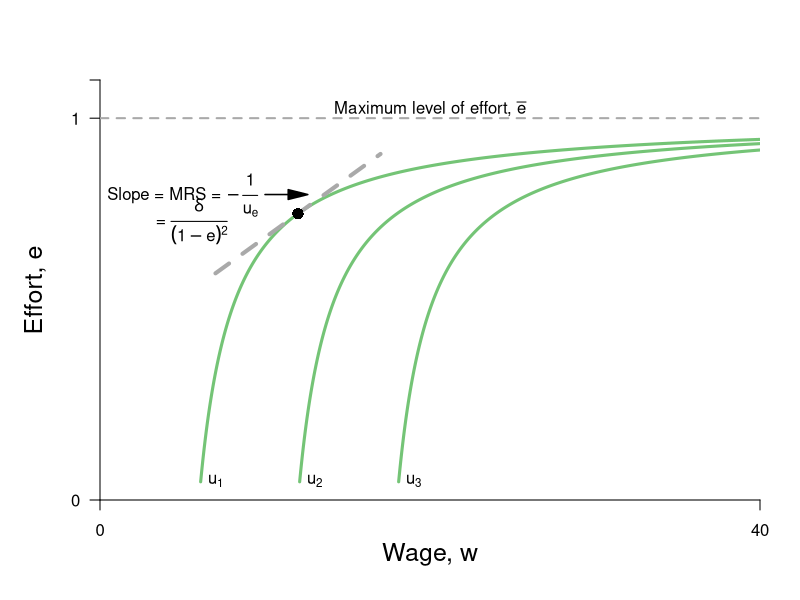

The R source for this figure:
require(ggplot2)
require(shape)
pdf(file = "bfh-textbook/employment/employment_fig0.pdf", width = 9, height = 7)

#Set parameters for graphics
axislabelsize <- 1.5
graphlinewidth <- 3

COL <- c("#7fc97f", "#beaed4", "#fdc086", "#ffff99", "#386cb0", "#f0027f", "#bf5b17", "#666666")
COLA <- c("#99d8c9","#66c2a4","#41ae76", "#238b45", "#005824")
COLB <- c("#4eb3d3", "#2b8cbe", "#0868ac","#084081")

#Parameters for figures
u1 <- 4
u2 <- 10
u3 <- 16
delta1 <- 2
delta2 <- 2
delta3 <- 2

indiffFn1 <- function(w, u1 = 4, delta1 = 2) {
  1 - (delta1) / (w - u1)
}

indiffFn2 <- function(w, u2 = 10, delta2 = 2) {
  1 - (delta2) / (w - u2)
}

indiffFn3 <- function(w, u3 = 16, delta3 = 2) {
  1 - (delta3) / (w - u3)
}

#The derivative for the function q = 1 - delta/(p - u) = delta/p - u)^2;
#From that we get the derivative and substitute in the relevant values
#for delta, u and p; that is we get a slope of 1/32
#But we also need the intercept; 0.375 above, or q/2 as it stood
tangentLine <- function(w){
  0.375 + (1/32)*w
}

COL <- c("#bae4b3", "#74c476", "#238b45")
par(mar =  c(5, 5, 4, 2))
xlims <- c(0, 40)
ylims <- c(0, 1.1)


plot(0, 0, xlim = xlims, ylim = ylims, type = "n",
     xlab = expression(paste("Wage, ", w)),
     ylab = expression(paste("Effort, ", e)),
     xaxt = "n", 
     yaxt = "n",
     cex.lab = axislabelsize, 
     line = 2.5,
     bty = "n", 
     xaxs="i", 
     yaxs="i")

npts <- 500 
xx1 <- seq(u1 + delta1 + 0.1, xlims[2], length.out = npts)
xx2 <- seq(u2 + delta2 + 0.1, xlims[2], length.out = npts)
xx3 <- seq(u3 + delta3 + 0.1, xlims[2], length.out = npts)
xx4 <- seq(7, 17, 0.01)

#Draw the lines for the graphs
lines(xx1, indiffFn1(xx1), col = COL[2], lwd = graphlinewidth)
lines(xx2, indiffFn2(xx2), col = COL[2], lwd = graphlinewidth)
lines(xx3, indiffFn3(xx3), col = COL[2], lwd = graphlinewidth)
lines(xx4, tangentLine(xx4), col = "darkgrey", lty = 2, lwd = 4)

#Customize ticks and labels for the plot
ticksy <- c(0, 1, 1.1)
ylabels <- c(0, 1, NA)
ticksx <- c(0, 40)
xlabels <- c(0, 40)
axis(1, at = ticksx, pos = 0, labels = xlabels)
axis(2, at = ticksy, pos = 0, labels = ylabels, las = 1)

#Annotation of the three indifference curves
text(7, 0.05, expression(paste(u[1])))
text(13, 0.05, expression(paste(u[2])))
text(19, 0.05, expression(paste(u[3])))

#Line for the max quality, q = 1 
segments(0, 1, 40, 1, lty = 2, col = "darkgray", lwd = 2)
#Annotating line of 100% quality
text(20, 1.025, expression(paste("Maximum level of effort, ", bar(e))))

#Add a point for the tangency
points(12, 0.75, pch = 16, col = "black", cex = 1.5)

#Arrow to Slope of BRF
Arrows(10, 0.8, 12, 0.8, col = "black", lty = 1, lwd = 1.5, arr.type = "triangle")
text(5, 0.8, expression(paste("Slope = MRS = ", -frac(1, u[e]))))
text(5.4, 0.73, expression(paste(" = ", frac(delta, (1-e)^2))))
dev.off()
